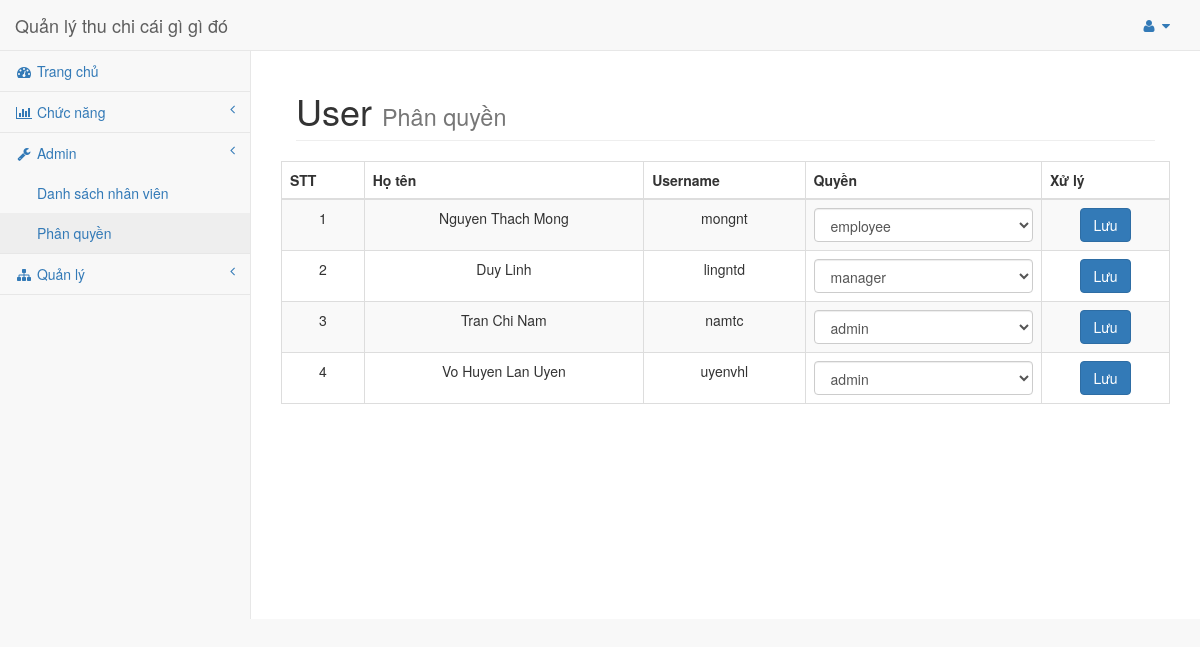
Page /views/pages/role.php (signed in) on the committed database.
### tables this page shows
create table users
(
	id int primary key auto_increment,
    username text,
    password text,
    fullname text,
    picture text,
    info text,
    role int,
    foreign key (role) references roles(id)
);

create table roles
(
	id int primary key auto_increment,
    name text
);

### views/pages/role.php (the view, shortened to what this page needs)
<!DOCTYPE html>
<html lang="en">
<?php
    include '../layouts/header.php';
?>
<?php
    include "../../server/config.php";
    $sql_getUser = "select id, fullname, username, role  from users";
    $getUser = $conn->query($sql_getUser);
    $users = mysqli_fetch_all($getUser);
    $sql_getRole = "SELECT id,name FROM roles order by id desc";
    $getRole = $conn->query($sql_getRole);
    $roles = mysqli_fetch_all($getRole);
?>
<link rel="stylesheet" href="../../vendor/css/listUser.css"
<body>
    <div id="wrapper">
        <?php
            include '../layouts/navigation.php';
        ?>
        <div id="page-wrapper">
              <div class="container-fluid">
                  <div class="row">
                      <div class="col-lg-12">
                          <h1 class="page-header">User
                              <small>Phân quyền</small>
                          </h1>
                      </div>
                      <table class="table table-striped table-bordered table-hover" id="dataTables-example">
                          <thead>
                              <tr align="center">
                                  <th>STT</th>
                                  <th>Họ tên</th>
                                  <th>Username</th>
                                  <th>Quyền</th>
                                  <th>Xử lý</th>
                              </tr>
                          </thead>
                          <tbody>
                              <?php
                                  foreach($users as $user){
                              ?>
                              <tr class="odd gradeX" align="center">
                                <form action='../../server/xulyPhanQuyen.php' method='post'>
                                  <?php
                                      foreach($user as $key => $value){
                                          if($key == 0){
                                              $id = $value;
                                          }
                                          if($key != 3){
                                              echo "<td>".$value."</td>";
                                          }else{?>
                                              <td><input type='text' name='id' value='<?php echo $id; ?>' hidden>
                                              <select id='inputState' class='form-control' name="quyen">
                                                  <?php
                                                      foreach($roles as $role){
                                                  ?>
                                                      <option <?php if($role[0] == $value) echo "selected"; ?>><?php echo $role[1]; ?></option>
                                                  <?php
                                                      }
                                                  ?>
                                              </select></td>
                                              <?php
                                          }
                                      }
                                  ?>
                                  <td><button type="submit" class="btn btn-primary" name="btn_Luu" value="Save">Lưu</button></td>
                                </form>
                              </tr>
                              <?php
                                  }
                              ?>
                          </tbody>
                      </table>
                  </div>
              </div>
        </div>
</body>
</html>

### rows in the picture
users: id "1", fullname "Nguyen Thach Mong", username "mongnt", quyen "employee"
users: id "2", fullname "Duy Linh", username "lingntd", quyen "manager"
users: id "3", fullname "Tran Chi Nam", username "namtc", quyen "admin"
users: id "4", fullname "Vo Huyen Lan Uyen", username "uyenvhl", quyen "admin"
